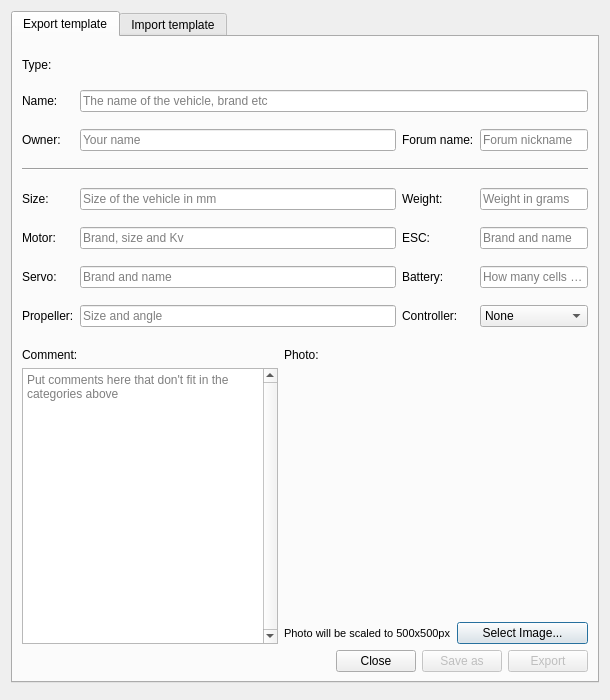
<?xml version="1.0" encoding="UTF-8"?>
<ui version="4.0">
 <class>VehicleTemplateExportDialog</class>
 <widget class="QDialog" name="VehicleTemplateExportDialog">
  <property name="windowModality">
   <enum>Qt::ApplicationModal</enum>
  </property>
  <property name="geometry">
   <rect>
    <x>0</x>
    <y>0</y>
    <width>610</width>
    <height>700</height>
   </rect>
  </property>
  <property name="minimumSize">
   <size>
    <width>610</width>
    <height>700</height>
   </size>
  </property>
  <property name="maximumSize">
   <size>
    <width>610</width>
    <height>700</height>
   </size>
  </property>
  <property name="windowTitle">
   <string>Vehicle Templates</string>
  </property>
  <property name="sizeGripEnabled">
   <bool>false</bool>
  </property>
  <property name="modal">
   <bool>true</bool>
  </property>
  <layout class="QVBoxLayout" name="verticalLayout">
   <item>
    <widget class="QTabWidget" name="tabWidget">
     <property name="currentIndex">
      <number>0</number>
     </property>
     <widget class="QWidget" name="tab">
      <attribute name="title">
       <string>Export template</string>
      </attribute>
      <layout class="QVBoxLayout" name="verticalLayout_5">
       <item>
        <widget class="QFrame" name="frame">
         <property name="sizePolicy">
          <sizepolicy hsizetype="Preferred" vsizetype="MinimumExpanding">
           <horstretch>0</horstretch>
           <verstretch>0</verstretch>
          </sizepolicy>
         </property>
         <property name="frameShape">
          <enum>QFrame::NoFrame</enum>
         </property>
         <property name="frameShadow">
          <enum>QFrame::Plain</enum>
         </property>
         <layout class="QGridLayout" name="gridLayout">
          <property name="leftMargin">
           <number>0</number>
          </property>
          <property name="topMargin">
           <number>0</number>
          </property>
          <property name="rightMargin">
           <number>0</number>
          </property>
          <property name="bottomMargin">
           <number>0</number>
          </property>
          <item row="6" column="2">
           <widget class="QLabel" name="label_9">
            <property name="text">
             <string>Weight:</string>
            </property>
           </widget>
          </item>
          <item row="11" column="1">
           <widget class="QLineEdit" name="Propeller">
            <property name="placeholderText">
             <string>Size and angle</string>
            </property>
           </widget>
          </item>
          <item row="10" column="2">
           <widget class="QLabel" name="label_11">
            <property name="text">
             <string>Battery:</string>
            </property>
           </widget>
          </item>
          <item row="6" column="1">
           <widget class="QLineEdit" name="Size">
            <property name="placeholderText">
             <string>Size of the vehicle in mm</string>
            </property>
           </widget>
          </item>
          <item row="8" column="0">
           <widget class="QLabel" name="label_6">
            <property name="text">
             <string>Motor:</string>
            </property>
           </widget>
          </item>
          <item row="2" column="0">
           <widget class="QLabel" name="label">
            <property name="text">
             <string>Name:</string>
            </property>
           </widget>
          </item>
          <item row="10" column="0">
           <widget class="QLabel" name="label_8">
            <property name="text">
             <string>Servo:</string>
            </property>
           </widget>
          </item>
          <item row="10" column="1">
           <widget class="QLineEdit" name="Servo">
            <property name="placeholderText">
             <string>Brand and name</string>
            </property>
           </widget>
          </item>
          <item row="4" column="1">
           <widget class="QLineEdit" name="Owner">
            <property name="placeholderText">
             <string>Your name</string>
            </property>
           </widget>
          </item>
          <item row="11" column="0">
           <widget class="QLabel" name="label_12">
            <property name="text">
             <string>Propeller:</string>
            </property>
           </widget>
          </item>
          <item row="4" column="2">
           <widget class="QLabel" name="label_10">
            <property name="text">
             <string>Forum name:</string>
            </property>
           </widget>
          </item>
          <item row="5" column="0" colspan="5">
           <widget class="Line" name="line">
            <property name="orientation">
             <enum>Qt::Horizontal</enum>
            </property>
           </widget>
          </item>
          <item row="2" column="1" colspan="4">
           <widget class="QLineEdit" name="Name">
            <property name="placeholderText">
             <string>The name of the vehicle, brand etc</string>
            </property>
           </widget>
          </item>
          <item row="4" column="0">
           <widget class="QLabel" name="label_2">
            <property name="text">
             <string>Owner:</string>
            </property>
           </widget>
          </item>
          <item row="8" column="1">
           <widget class="QLineEdit" name="Motor">
            <property name="placeholderText">
             <string>Brand, size and Kv</string>
            </property>
           </widget>
          </item>
          <item row="6" column="0">
           <widget class="QLabel" name="label_5">
            <property name="text">
             <string>Size:</string>
            </property>
           </widget>
          </item>
          <item row="10" column="3" colspan="2">
           <widget class="QLineEdit" name="Battery">
            <property name="placeholderText">
             <string>How many cells etc?</string>
            </property>
           </widget>
          </item>
          <item row="11" column="2">
           <widget class="QLabel" name="label_14">
            <property name="text">
             <string>Controller:</string>
            </property>
           </widget>
          </item>
          <item row="1" column="1" colspan="4">
           <widget class="QLineEdit" name="Type">
            <property name="autoFillBackground">
             <bool>false</bool>
            </property>
            <property name="styleSheet">
             <string notr="true">background-color: rgba(255, 255, 255, 0);</string>
            </property>
            <property name="frame">
             <bool>false</bool>
            </property>
            <property name="readOnly">
             <bool>true</bool>
            </property>
           </widget>
          </item>
          <item row="8" column="2">
           <widget class="QLabel" name="label_7">
            <property name="text">
             <string>ESC:</string>
            </property>
           </widget>
          </item>
          <item row="11" column="3" colspan="2">
           <widget class="QComboBox" name="Controllers">
            <item>
             <property name="text">
              <string>None</string>
             </property>
            </item>
            <item>
             <property name="text">
              <string>CC</string>
             </property>
            </item>
            <item>
             <property name="text">
              <string>CC3D</string>
             </property>
            </item>
            <item>
             <property name="text">
              <string>Atom</string>
             </property>
            </item>
            <item>
             <property name="text">
              <string>Revolution</string>
             </property>
            </item>
            <item>
             <property name="text">
              <string>Nano</string>
             </property>
            </item>
           </widget>
          </item>
          <item row="1" column="0">
           <widget class="QLabel" name="label_3">
            <property name="text">
             <string>Type:</string>
            </property>
           </widget>
          </item>
          <item row="4" column="3" colspan="2">
           <widget class="QLineEdit" name="ForumNick">
            <property name="placeholderText">
             <string>Forum nickname</string>
            </property>
           </widget>
          </item>
          <item row="8" column="3" colspan="2">
           <widget class="QLineEdit" name="Esc">
            <property name="placeholderText">
             <string>Brand and name</string>
            </property>
           </widget>
          </item>
          <item row="6" column="3" colspan="2">
           <widget class="QLineEdit" name="Weight">
            <property name="placeholderText">
             <string>Weight in grams</string>
            </property>
           </widget>
          </item>
         </layout>
        </widget>
       </item>
       <item>
        <widget class="QFrame" name="frame_6">
         <property name="frameShape">
          <enum>QFrame::NoFrame</enum>
         </property>
         <property name="frameShadow">
          <enum>QFrame::Raised</enum>
         </property>
         <layout class="QHBoxLayout" name="horizontalLayout_2">
          <property name="leftMargin">
           <number>0</number>
          </property>
          <property name="topMargin">
           <number>0</number>
          </property>
          <property name="rightMargin">
           <number>0</number>
          </property>
          <property name="bottomMargin">
           <number>0</number>
          </property>
          <item>
           <widget class="QFrame" name="frame_3">
            <property name="frameShape">
             <enum>QFrame::NoFrame</enum>
            </property>
            <property name="frameShadow">
             <enum>QFrame::Raised</enum>
            </property>
            <layout class="QVBoxLayout" name="verticalLayout_3">
             <property name="leftMargin">
              <number>0</number>
             </property>
             <property name="topMargin">
              <number>0</number>
             </property>
             <property name="rightMargin">
              <number>0</number>
             </property>
             <property name="bottomMargin">
              <number>0</number>
             </property>
             <item alignment="Qt::AlignTop">
              <widget class="QLabel" name="label_13">
               <property name="text">
                <string>Comment:</string>
               </property>
              </widget>
             </item>
             <item>
              <widget class="QTextEdit" name="Comment">
               <property name="sizePolicy">
                <sizepolicy hsizetype="Preferred" vsizetype="MinimumExpanding">
                 <horstretch>0</horstretch>
                 <verstretch>0</verstretch>
                </sizepolicy>
               </property>
               <property name="verticalScrollBarPolicy">
                <enum>Qt::ScrollBarAlwaysOn</enum>
               </property>
               <property name="horizontalScrollBarPolicy">
                <enum>Qt::ScrollBarAlwaysOff</enum>
               </property>
               <property name="placeholderText">
                <string>Put comments here that don't fit in the categories above</string>
               </property>
              </widget>
             </item>
            </layout>
           </widget>
          </item>
          <item>
           <widget class="QFrame" name="frame_4">
            <property name="frameShape">
             <enum>QFrame::NoFrame</enum>
            </property>
            <property name="frameShadow">
             <enum>QFrame::Raised</enum>
            </property>
            <layout class="QVBoxLayout" name="verticalLayout_4">
             <property name="leftMargin">
              <number>0</number>
             </property>
             <property name="topMargin">
              <number>0</number>
             </property>
             <property name="rightMargin">
              <number>0</number>
             </property>
             <property name="bottomMargin">
              <number>0</number>
             </property>
             <item>
              <widget class="QLabel" name="label_4">
               <property name="text">
                <string>Photo:</string>
               </property>
              </widget>
             </item>
             <item>
              <widget class="QGraphicsView" name="Photo">
               <property name="sizePolicy">
                <sizepolicy hsizetype="Expanding" vsizetype="MinimumExpanding">
                 <horstretch>0</horstretch>
                 <verstretch>0</verstretch>
                </sizepolicy>
               </property>
               <property name="styleSheet">
                <string notr="true">background-color: rgba(254, 254, 254, 0);</string>
               </property>
               <property name="frameShape">
                <enum>QFrame::NoFrame</enum>
               </property>
               <property name="frameShadow">
                <enum>QFrame::Sunken</enum>
               </property>
               <property name="backgroundBrush">
                <brush brushstyle="NoBrush">
                 <color alpha="255">
                  <red>0</red>
                  <green>0</green>
                  <blue>0</blue>
                 </color>
                </brush>
               </property>
               <property name="interactive">
                <bool>false</bool>
               </property>
               <property name="alignment">
                <set>Qt::AlignLeading|Qt::AlignLeft|Qt::AlignVCenter</set>
               </property>
              </widget>
             </item>
             <item>
              <widget class="QFrame" name="frame_7">
               <property name="frameShape">
                <enum>QFrame::NoFrame</enum>
               </property>
               <property name="frameShadow">
                <enum>QFrame::Raised</enum>
               </property>
               <layout class="QHBoxLayout" name="horizontalLayout_3">
                <property name="leftMargin">
                 <number>0</number>
                </property>
                <property name="topMargin">
                 <number>0</number>
                </property>
                <property name="rightMargin">
                 <number>0</number>
                </property>
                <property name="bottomMargin">
                 <number>0</number>
                </property>
                <item>
                 <widget class="QLabel" name="label_15">
                  <property name="font">
                   <font>
                    <pointsize>8</pointsize>
                   </font>
                  </property>
                  <property name="text">
                   <string>Photo will be scaled to 500x500px</string>
                  </property>
                 </widget>
                </item>
                <item>
                 <widget class="QPushButton" name="ImportButton">
                  <property name="text">
                   <string>Select Image...</string>
                  </property>
                 </widget>
                </item>
               </layout>
              </widget>
             </item>
            </layout>
           </widget>
          </item>
         </layout>
         <zorder>frame_4</zorder>
         <zorder>frame_3</zorder>
        </widget>
       </item>
       <item>
        <widget class="QFrame" name="frame_5">
         <property name="frameShape">
          <enum>QFrame::NoFrame</enum>
         </property>
         <property name="frameShadow">
          <enum>QFrame::Raised</enum>
         </property>
         <layout class="QHBoxLayout" name="horizontalLayout">
          <property name="leftMargin">
           <number>0</number>
          </property>
          <property name="topMargin">
           <number>0</number>
          </property>
          <property name="rightMargin">
           <number>0</number>
          </property>
          <property name="bottomMargin">
           <number>0</number>
          </property>
          <item>
           <spacer name="horizontalSpacer">
            <property name="orientation">
             <enum>Qt::Horizontal</enum>
            </property>
            <property name="sizeHint" stdset="0">
             <size>
              <width>40</width>
              <height>20</height>
             </size>
            </property>
           </spacer>
          </item>
          <item>
           <widget class="QPushButton" name="cancelBtn">
            <property name="text">
             <string>Close</string>
            </property>
           </widget>
          </item>
          <item>
           <widget class="QPushButton" name="saveAsBtn">
            <property name="enabled">
             <bool>false</bool>
            </property>
            <property name="text">
             <string>Save as</string>
            </property>
            <property name="autoDefault">
             <bool>false</bool>
            </property>
           </widget>
          </item>
          <item>
           <widget class="QPushButton" name="exportBtn">
            <property name="enabled">
             <bool>false</bool>
            </property>
            <property name="text">
             <string>Export</string>
            </property>
            <property name="autoDefault">
             <bool>false</bool>
            </property>
           </widget>
          </item>
         </layout>
        </widget>
       </item>
      </layout>
     </widget>
     <widget class="QWidget" name="tab_2">
      <attribute name="title">
       <string>Import template</string>
      </attribute>
      <layout class="QVBoxLayout" name="verticalLayout_6">
       <item>
        <widget class="VehicleTemplateSelectorWidget" name="selectionWidget" native="true">
         <property name="sizePolicy">
          <sizepolicy hsizetype="Preferred" vsizetype="Expanding">
           <horstretch>0</horstretch>
           <verstretch>0</verstretch>
          </sizepolicy>
         </property>
        </widget>
       </item>
       <item>
        <widget class="QFrame" name="frame_8">
         <property name="frameShape">
          <enum>QFrame::NoFrame</enum>
         </property>
         <property name="frameShadow">
          <enum>QFrame::Raised</enum>
         </property>
         <layout class="QHBoxLayout" name="horizontalLayout_4">
          <property name="leftMargin">
           <number>0</number>
          </property>
          <property name="topMargin">
           <number>0</number>
          </property>
          <property name="rightMargin">
           <number>0</number>
          </property>
          <property name="bottomMargin">
           <number>0</number>
          </property>
          <item>
           <spacer name="horizontalSpacer_2">
            <property name="orientation">
             <enum>Qt::Horizontal</enum>
            </property>
            <property name="sizeHint" stdset="0">
             <size>
              <width>40</width>
              <height>20</height>
             </size>
            </property>
           </spacer>
          </item>
          <item>
           <widget class="QPushButton" name="cancelBtn_2">
            <property name="text">
             <string>Close</string>
            </property>
           </widget>
          </item>
          <item>
           <widget class="QPushButton" name="importBtn">
            <property name="enabled">
             <bool>false</bool>
            </property>
            <property name="text">
             <string>Import</string>
            </property>
            <property name="checkable">
             <bool>false</bool>
            </property>
            <property name="autoDefault">
             <bool>false</bool>
            </property>
           </widget>
          </item>
         </layout>
        </widget>
       </item>
      </layout>
     </widget>
    </widget>
   </item>
   <item>
    <widget class="QFrame" name="frame_2">
     <property name="frameShape">
      <enum>QFrame::NoFrame</enum>
     </property>
     <property name="frameShadow">
      <enum>QFrame::Raised</enum>
     </property>
     <layout class="QVBoxLayout" name="verticalLayout_2">
      <property name="leftMargin">
       <number>0</number>
      </property>
      <property name="topMargin">
       <number>0</number>
      </property>
      <property name="rightMargin">
       <number>0</number>
      </property>
      <property name="bottomMargin">
       <number>0</number>
      </property>
     </layout>
    </widget>
   </item>
  </layout>
 </widget>
 <customwidgets>
  <customwidget>
   <class>VehicleTemplateSelectorWidget</class>
   <extends>QWidget</extends>
   <header>vehicletemplateselectorwidget.h</header>
   <container>1</container>
  </customwidget>
 </customwidgets>
 <tabstops>
  <tabstop>Type</tabstop>
  <tabstop>Name</tabstop>
  <tabstop>Owner</tabstop>
  <tabstop>ForumNick</tabstop>
  <tabstop>Size</tabstop>
  <tabstop>Weight</tabstop>
  <tabstop>Motor</tabstop>
  <tabstop>Esc</tabstop>
  <tabstop>Servo</tabstop>
  <tabstop>Battery</tabstop>
  <tabstop>Propeller</tabstop>
  <tabstop>Controllers</tabstop>
  <tabstop>Comment</tabstop>
  <tabstop>ImportButton</tabstop>
  <tabstop>exportBtn</tabstop>
  <tabstop>cancelBtn</tabstop>
  <tabstop>Photo</tabstop>
 </tabstops>
 <resources/>
 <connections/>
</ui>
